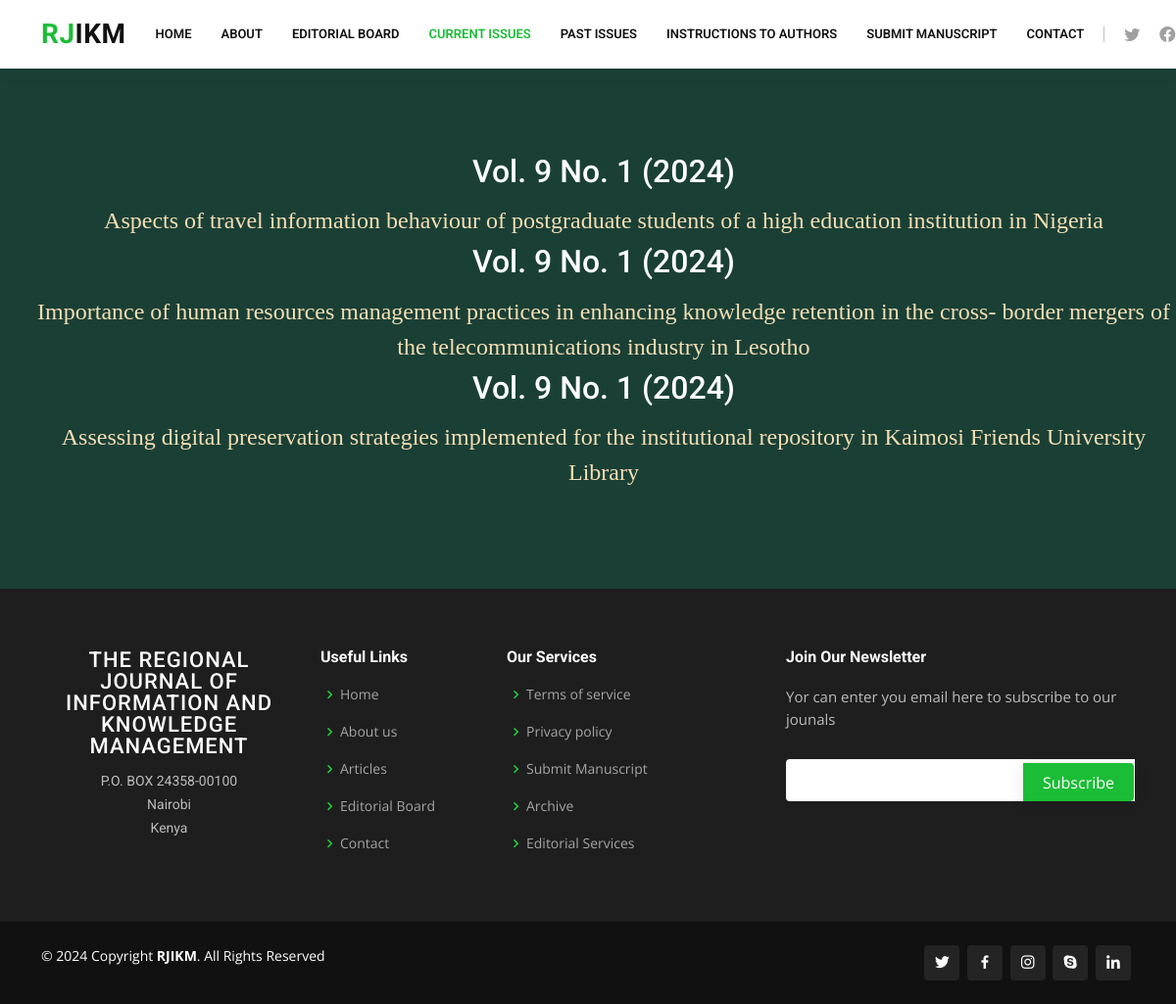
Page /current/ on the committed database.
### rjikm/models.py (models this page shows, shortened)
class Article(models.Model):
    title = models.CharField(max_length=400, default='Untitled')
    volume = models.IntegerField(default=1)
    number = models.IntegerField(default=1)
    year = models.IntegerField(default=2022)
    authors = models.ManyToManyField(Author, related_name='articles')
    abstract_title = models.CharField(max_length=100, default='Abstract')
    abstract = models.TextField(default='No abstract provided')
    keyword_title = models.CharField(max_length=100, default="Keyword")
    keywords = models.CharField(max_length=200, default='None')
    pdf_doc = models.FileField(upload_to='rjikm/uploads/', default='Untitled')
    is_archived = models.BooleanField(default=False)
    def display_authors(self):
        return ', '.join(author.name for author in self.authors.all())
    display_authors.short_description = 'Authors'

### rjikm/views.py (the view)
# urls.py: path('current/', views.current_articles, name='current_articles'),
def current_articles(request):
    articles = Article.objects.filter(is_archived=False).order_by('-year', '-volume', '-number')
    return render(request, 'rjikm/current_articles.html', {'articles': articles})

### rjikm/templates/rjikm/current_articles.html
{% extends "rjikm/layoutarticles.html" %}
{% block body %}
<h1>Current Articles</h1>
<section style="background-color: #1a4036; margin:0px 0px 0px 0px; padding: 100px 0px 80px;">
    <div style=" text-align:center; color: white; font-family: Times New Roman, Times, serif; font-size: 24px;">
        <ul style="display: inline-block; text-align: center; list-style: none;">
            {% for article in articles %}
            <h2 style="text-align:center;">Vol. {{article.volume }} No. {{article.number}} ({{article.year}})</h2>
                <li style="padding: 5px;">
                    <a href="{% url 'article_view' article.id %}" style="text-align: left; color: wheat;" target="_blank">
                    {{ article.title }}</a></li>
            {% endfor %}
        </ul>
    </div>
</section>
{% endblock %}

### rjikm/static/rjikm/style.css (style rules this page uses)
body { font-family: "Open Sans", sans-serif; color: #4d4643; }
a { color: #1bbd36; text-decoration: none; }
h1, h2, h3, h4, h5, h6 { font-family: "Roboto", sans-serif; }
section { padding: 60px 0; overflow: hidden; }

### rows in the picture
Article: volume "9", number "1", year "2024", title "Aspects of travel information behaviour of postgraduate students of a high education institution in Nigeria"
Article: volume "9", number "1", year "2024", title "Importance of human resources management practices in enhancing knowledge retention in the cross- border mergers of the telecommunications industry in Lesotho"
Article: volume "9", number "1", year "2024", title "Assessing digital preservation strategies implemented for the institutional repository in Kaimosi Friends University Library"
